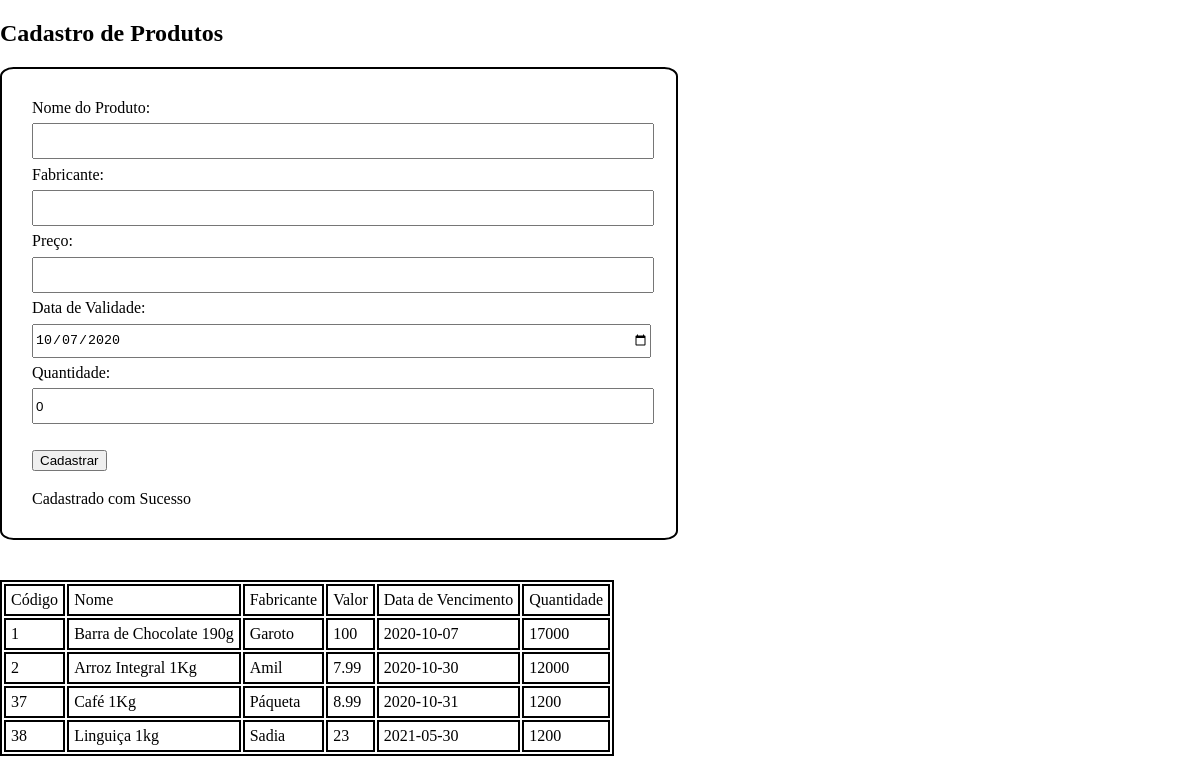
Screenshot of /AOI/index.php with the database file from the repository.
### tables this page shows
CREATE TABLE `produtos` (
  `nome` varchar(200) NOT NULL,
  `fabricante` varchar(100) NOT NULL,
  `preco` double NOT NULL,
  `validade` date NOT NULL,
  `quantidade` double NOT NULL,
  `id` int(11) NOT NULL AUTO_INCREMENT,
  PRIMARY KEY (`id`)
);

### AOI/index.php (the view, shortened to what this page needs)
<!DOCTYPE html>
<html lang="pt-br">
<head>
    <link rel="stylesheet" href="style.css">
</head>
<body>
    <section>
        <h1>Cadastro de Produtos</h1>
        <div id="envio">
            <form action="" method="post">
                <label for="nome">Nome do Produto:</label>
                <input id="nome" class="input" type="text" required name="Nome">
                <label for="fab">Fabricante:</label>
                <input class="input" type="text" required name="Fabricante">
                <label for="value">Preço:</label>
                <input class="input" type="text" required name="Preço">
                <label for="val">Data de Validade:</label>
                <input class="input" type="date" value="2020-10-07" required name="Validade">
                <label for="qnt">Quantidade:</label>
                <input class="input" type="number" value="0" required name="Quantidade">
                <input type="submit" class="button" value="Cadastrar"><br>
                <?php
                $server = "localhost";
                $user = "user";
                $pass = "pass";
                $db = "produtos";
                $connect = mysqli_connect($server, $user, $pass, $db);
                $nome = $_POST['Nome'];
                $fabricante = $_POST['Fabricante'];
                $preco = $_POST['Preço'];
                $validade = $_POST['Validade'];
                $quantidade = $_POST['Quantidade'];
                $query = "INSERT INTO produtos (nome,fabricante,preco,validade,quantidade) VALUES ('$nome','$fabricante','$preco','$validade','$quantidade')";
                if($envio = mysqli_query($connect,$query)){
                    echo "Cadastrado com Sucesso";
                } else {
                    echo "Error" . $envio ."<br>". mysqli_error($connect);
                }
                ?>
            </form>
        </div>
        <div>
            <table id="tabela">
                <tr>
                    <td>Código</td>
                    <td>Nome</td>
                    <td>Fabricante</td>
                    <td>Valor</td>
                    <td>Data de Vencimento</td>
                    <td>Quantidade</td>
                </tr>
                <?php
                $consulta = "SELECT * FROM produtos";
                $con = mysqli_query($connect,$consulta);
                while($dados = $con->fetch_array()) { ?>
                <tr>
                    <td><?php echo $dados['id'];?></td>
                    <td><?php echo $dados['nome'];?></td>
                    <td><?php echo $dados['fabricante'];?></td>
                    <td><?php echo $dados['preco'];?></td>
                    <td><?php echo $dados['validade'];?></td>
                    <td><?php echo $dados['quantidade'];?></td>
                </tr>
            <?php }
            ?>
            </table>
        </div>
    </section>
</body>
</html>

### AOI/style.css (style rules this page uses)
body { display: flex; margin: 0; height: 100vh; width: 100vw; }
#envio { margin: auto; align-items: center; border: 2px solid black; border-radius: 2%; padding: 30px; width: 100%; }
.input { display: block; margin: 0.4rem 0rem 0.4rem 0rem; height: 30px; width: 100%; }
.button { margin-top: 1.2rem; margin-bottom: 1.2rem; }
#tabela { margin: auto; display: inline-block; border: 2px solid black; margin-top: 40px; }
td { padding: 5px; border: 2px solid black; }

### rows the page displays
produtos: id "1", nome "Barra de Chocolate 190g", fabricante "Garoto", preco "100", validade "2020-10-07", quantidade "17000"
produtos: id "2", nome "Arroz Integral 1Kg", fabricante "Amil", preco "7.99", validade "2020-10-30", quantidade "12000"
produtos: id "37", nome "Café 1Kg", fabricante "Páqueta", preco "8.99", validade "2020-10-31", quantidade "1200"
produtos: id "38", nome "Linguiça 1kg", fabricante "Sadia", preco "23", validade "2021-05-30", quantidade "1200"
